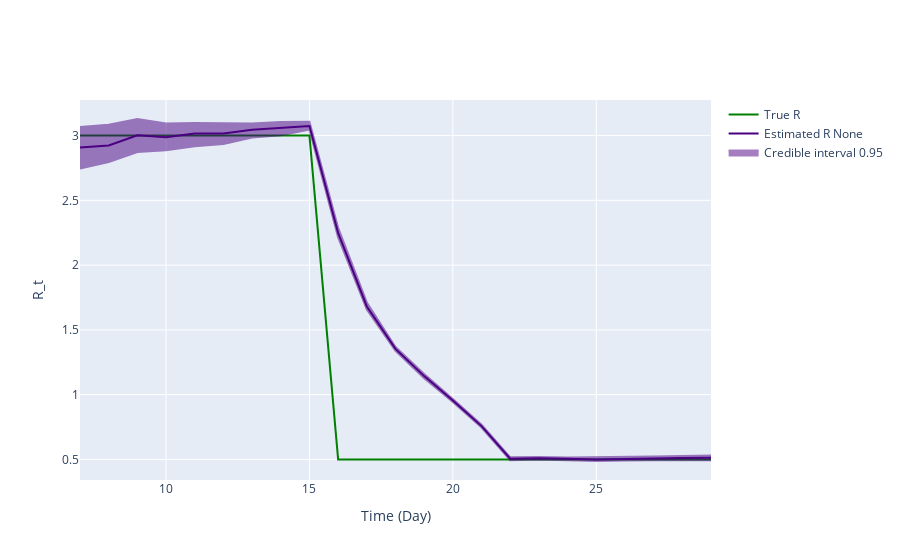

The cell this chart's notebook holds for it:
### Markdown cell above
## Inference plot using class method results

### Code cell
fig = ReproductionNumberPlot()

fig.add_ground_truth_rt(ground_truth)
fig.add_interval_rt(new_intervals)

fig.update_labels(time_label='Time (Day)', r_label='R_t')

fig.show_figure()

### Figure 1 — Plotly figure (JSON) as saved in the notebook; plotly's stock layout.template omitted (floating-point values rounded to 4 significant figures)
{"data": [{"line": {"color": "green"}, "mode": "lines", "name": "True R", "type": "scatter", "x": [7, 8, 9, 10, 11, 12, 13, 14, 15, 16, 17, 18, 19, 20, 21, 22, 23, 24, 25, 26, 27, 28, 29], "y": [3, 3, 3, 3, 3, 3, 3, 3, 3, 0.5, 0.5, 0.5, 0.5, 0.5, 0.5, 0.5, 0.5, 0.5, 0.5, 0.5, 0.5, 0.5, 0.5]}, {"line": {"color": "indigo"}, "mode": "lines", "name": "Estimated R None", "type": "scatter", "x": [7, 8, 9, 10, 11, 12, 13, 14, 15, 16, 17, 18, 19, 20, 21, 22, 23, 24, 25, 26, 27, 28, 29], "y": [2.908, 2.924, 3.003, 2.986, 3.016, 3.017, 3.044, 3.059, 3.074, 2.248, 1.681, 1.353, 1.143, 0.9544, 0.7571, 0.5058, 0.5091, 0.5053, 0.4994, 0.5033, 0.5084, 0.5116, 0.5125]}, {"fill": "toself", "fillcolor": "indigo", "line": {"color": "indigo"}, "mode": "lines", "name": "Credible interval 0.95", "opacity": 0.5, "showlegend": true, "type": "scatter", "x": [7, 8, 9, 10, 11, 12, 13, 14, 15, 16, 17, 18, 19, 20, 21, 22, 23, 24, 25, 26, 27, 28, 29, 29, 28, 27, 26, 25, 24, 23, 22, 21, 20, 19, 18, 17, 16, 15, 14, 13, 12, 11, 10, 9, 8, 7], "y": [3.066, 3.083, 3.128, 3.094, 3.098, 3.097, 3.093, 3.104, 3.107, 2.288, 1.712, 1.368, 1.159, 0.9666, 0.7686, 0.5161, 0.5186, 0.5149, 0.5161, 0.5191, 0.5227, 0.5264, 0.5291, 0.4942, 0.4951, 0.4936, 0.4909, 0.4875, 0.493, 0.4989, 0.494, 0.7461, 0.9424, 1.127, 1.337, 1.657, 2.213, 3.047, 3.003, 2.985, 2.936, 2.917, 2.886, 2.874, 2.795, 2.745]}], "layout": {"hovermode": "x unified", "xaxis": {"title": {"text": "Time (Day)"}}, "yaxis": {"title": {"text": "R_t"}}}}
